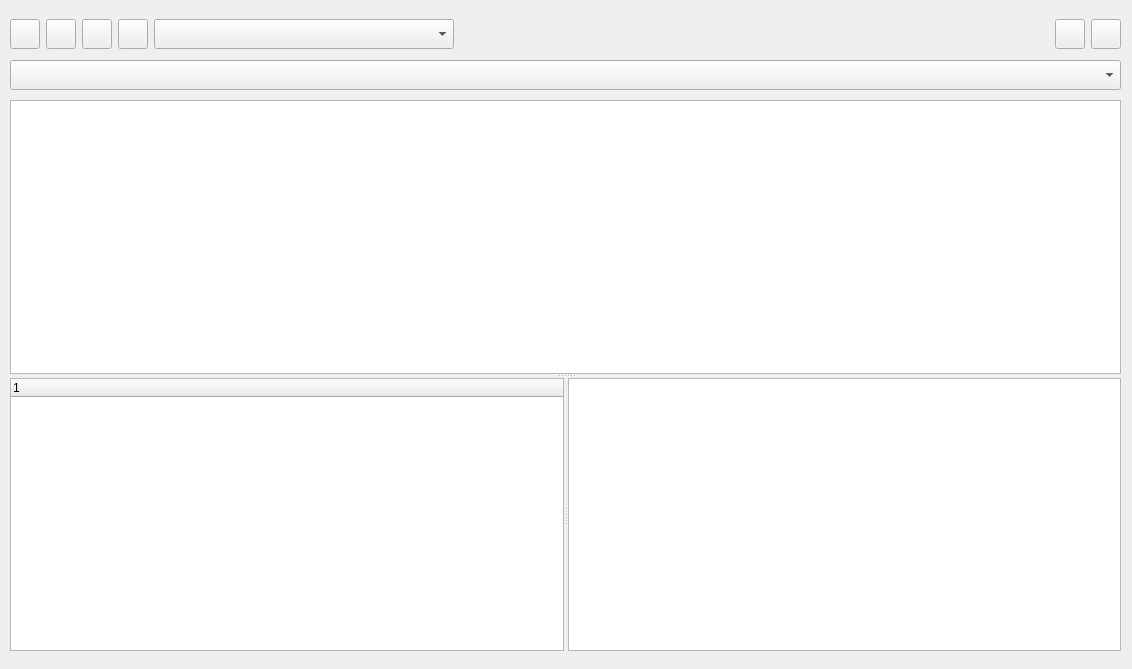
<?xml version="1.0" encoding="UTF-8"?>
<ui version="4.0">
 <class>Form</class>
 <widget class="QWidget" name="Form">
  <property name="geometry">
   <rect>
    <x>0</x>
    <y>0</y>
    <width>1132</width>
    <height>669</height>
   </rect>
  </property>
  <property name="sizePolicy">
   <sizepolicy hsizetype="Expanding" vsizetype="Expanding">
    <horstretch>0</horstretch>
    <verstretch>0</verstretch>
   </sizepolicy>
  </property>
  <property name="windowTitle">
   <string>Form</string>
  </property>
  <widget class="QWidget" name="widget" native="true">
   <property name="geometry">
    <rect>
     <x>10</x>
     <y>10</y>
     <width>1111</width>
     <height>48</height>
    </rect>
   </property>
   <layout class="QHBoxLayout" name="horizontalLayout">
    <item>
     <widget class="QPushButton" name="startButton">
      <property name="minimumSize">
       <size>
        <width>30</width>
        <height>30</height>
       </size>
      </property>
      <property name="maximumSize">
       <size>
        <width>30</width>
        <height>30</height>
       </size>
      </property>
      <property name="styleSheet">
       <string notr="true">image: url(:/start.png);</string>
      </property>
      <property name="text">
       <string/>
      </property>
      <property name="icon">
       <iconset resource="../resources/img.qrc">
        <normaloff>:/start.png</normaloff>:/start.png</iconset>
      </property>
     </widget>
    </item>
    <item>
     <widget class="QPushButton" name="stopButton">
      <property name="minimumSize">
       <size>
        <width>30</width>
        <height>30</height>
       </size>
      </property>
      <property name="maximumSize">
       <size>
        <width>30</width>
        <height>30</height>
       </size>
      </property>
      <property name="styleSheet">
       <string notr="true">image: url(:/pause.png);</string>
      </property>
      <property name="text">
       <string/>
      </property>
     </widget>
    </item>
    <item>
     <widget class="QPushButton" name="restartButton">
      <property name="minimumSize">
       <size>
        <width>30</width>
        <height>30</height>
       </size>
      </property>
      <property name="maximumSize">
       <size>
        <width>30</width>
        <height>30</height>
       </size>
      </property>
      <property name="styleSheet">
       <string notr="true">image: url(:/restart.png);</string>
      </property>
      <property name="text">
       <string/>
      </property>
     </widget>
    </item>
    <item>
     <widget class="QPushButton" name="downloadButton">
      <property name="minimumSize">
       <size>
        <width>30</width>
        <height>30</height>
       </size>
      </property>
      <property name="maximumSize">
       <size>
        <width>30</width>
        <height>30</height>
       </size>
      </property>
      <property name="styleSheet">
       <string notr="true">image: url(:/download.png);</string>
      </property>
      <property name="text">
       <string/>
      </property>
     </widget>
    </item>
    <item>
     <widget class="QComboBox" name="Interface">
      <property name="sizePolicy">
       <sizepolicy hsizetype="Minimum" vsizetype="Minimum">
        <horstretch>0</horstretch>
        <verstretch>0</verstretch>
       </sizepolicy>
      </property>
      <property name="minimumSize">
       <size>
        <width>300</width>
        <height>30</height>
       </size>
      </property>
      <property name="maximumSize">
       <size>
        <width>300</width>
        <height>30</height>
       </size>
      </property>
     </widget>
    </item>
    <item>
     <spacer name="horizontalSpacer">
      <property name="orientation">
       <enum>Qt::Horizontal</enum>
      </property>
      <property name="sizeType">
       <enum>QSizePolicy::Fixed</enum>
      </property>
      <property name="sizeHint" stdset="0">
       <size>
        <width>800</width>
        <height>20</height>
       </size>
      </property>
     </spacer>
    </item>
    <item>
     <widget class="QPushButton" name="minButton">
      <property name="minimumSize">
       <size>
        <width>30</width>
        <height>30</height>
       </size>
      </property>
      <property name="maximumSize">
       <size>
        <width>30</width>
        <height>30</height>
       </size>
      </property>
      <property name="styleSheet">
       <string notr="true">image: url(:/minimize.png);</string>
      </property>
      <property name="text">
       <string/>
      </property>
     </widget>
    </item>
    <item>
     <widget class="QPushButton" name="closeButton">
      <property name="minimumSize">
       <size>
        <width>30</width>
        <height>30</height>
       </size>
      </property>
      <property name="maximumSize">
       <size>
        <width>30</width>
        <height>30</height>
       </size>
      </property>
      <property name="styleSheet">
       <string notr="true">image: url(:/close.png);</string>
      </property>
      <property name="text">
       <string/>
      </property>
     </widget>
    </item>
   </layout>
  </widget>
  <widget class="QComboBox" name="filter">
   <property name="geometry">
    <rect>
     <x>10</x>
     <y>60</y>
     <width>1111</width>
     <height>30</height>
    </rect>
   </property>
   <property name="minimumSize">
    <size>
     <width>0</width>
     <height>30</height>
    </size>
   </property>
   <property name="maximumSize">
    <size>
     <width>16777215</width>
     <height>30</height>
    </size>
   </property>
  </widget>
  <widget class="QSplitter" name="splitter_2">
   <property name="geometry">
    <rect>
     <x>10</x>
     <y>100</y>
     <width>1111</width>
     <height>551</height>
    </rect>
   </property>
   <property name="orientation">
    <enum>Qt::Vertical</enum>
   </property>
   <widget class="QTableWidget" name="tableWidget"/>
   <widget class="QSplitter" name="splitter">
    <property name="orientation">
     <enum>Qt::Horizontal</enum>
    </property>
    <widget class="QTreeWidget" name="treeWidget">
     <column>
      <property name="text">
       <string notr="true">1</string>
      </property>
     </column>
    </widget>
    <widget class="QTextEdit" name="textEdit"/>
   </widget>
  </widget>
 </widget>
 <resources>
  <include location="../resources/img.qrc"/>
 </resources>
 <connections/>
</ui>
